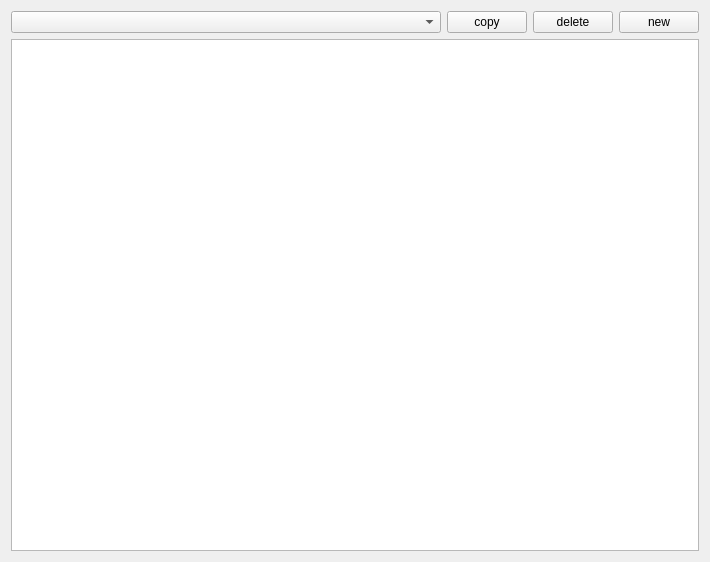
<?xml version="1.0" encoding="UTF-8"?>
<ui version="4.0">
 <class>FileVpzClasses</class>
 <widget class="QWidget" name="FileVpzClasses">
  <property name="geometry">
   <rect>
    <x>0</x>
    <y>0</y>
    <width>710</width>
    <height>562</height>
   </rect>
  </property>
  <property name="sizePolicy">
   <sizepolicy hsizetype="Expanding" vsizetype="Expanding">
    <horstretch>0</horstretch>
    <verstretch>0</verstretch>
   </sizepolicy>
  </property>
  <property name="windowTitle">
   <string>Form</string>
  </property>
  <property name="layoutDirection">
   <enum>Qt::LeftToRight</enum>
  </property>
  <property name="autoFillBackground">
   <bool>false</bool>
  </property>
  <layout class="QVBoxLayout" name="verticalLayout">
   <item>
    <layout class="QHBoxLayout" name="horizontalLayout">
     <item>
      <widget class="QComboBox" name="classesList">
       <property name="sizePolicy">
        <sizepolicy hsizetype="Expanding" vsizetype="Fixed">
         <horstretch>0</horstretch>
         <verstretch>0</verstretch>
        </sizepolicy>
       </property>
      </widget>
     </item>
     <item>
      <widget class="QPushButton" name="pushCopy">
       <property name="sizePolicy">
        <sizepolicy hsizetype="Fixed" vsizetype="Fixed">
         <horstretch>0</horstretch>
         <verstretch>0</verstretch>
        </sizepolicy>
       </property>
       <property name="text">
        <string>copy</string>
       </property>
      </widget>
     </item>
     <item>
      <widget class="QPushButton" name="pushDelete">
       <property name="sizePolicy">
        <sizepolicy hsizetype="Fixed" vsizetype="Fixed">
         <horstretch>0</horstretch>
         <verstretch>0</verstretch>
        </sizepolicy>
       </property>
       <property name="text">
        <string>delete</string>
       </property>
      </widget>
     </item>
     <item>
      <widget class="QPushButton" name="pushNew">
       <property name="sizePolicy">
        <sizepolicy hsizetype="Fixed" vsizetype="Fixed">
         <horstretch>0</horstretch>
         <verstretch>0</verstretch>
        </sizepolicy>
       </property>
       <property name="text">
        <string>new</string>
       </property>
      </widget>
     </item>
    </layout>
   </item>
   <item>
    <widget class="QGraphicsView" name="graphicsView">
     <property name="alignment">
      <set>Qt::AlignLeading|Qt::AlignLeft|Qt::AlignTop</set>
     </property>
    </widget>
   </item>
  </layout>
 </widget>
 <resources/>
 <connections/>
</ui>
